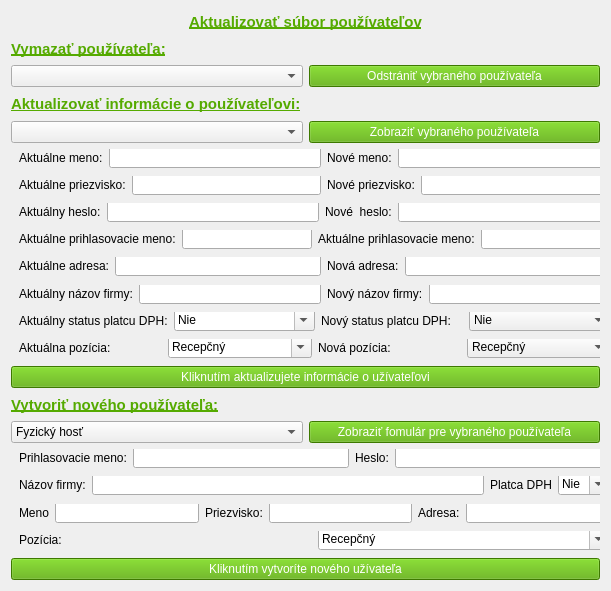
     <widget class="QWidget" name="verticalLayoutWidget_3">
      <property name="geometry">
       <rect>
        <x>10</x>
        <y>10</y>
        <width>611</width>
        <height>591</height>
       </rect>
      </property>
      <layout class="QVBoxLayout" name="verticalLayout_3">
       <item>
        <widget class="QLabel" name="label_12">
         <property name="font">
          <font>
           <family>Segoe UI</family>
           <pointsize>11</pointsize>
           <italic>false</italic>
           <bold>true</bold>
           <underline>true</underline>
          </font>
         </property>
         <property name="styleSheet">
          <string notr="true">color: rgb(85, 170, 0);
font: 700 11pt &quot;Segoe UI&quot;;</string>
         </property>
         <property name="text">
          <string>Aktualizovať súbor používateľov</string>
         </property>
         <property name="alignment">
          <set>Qt::AlignCenter</set>
         </property>
        </widget>
       </item>
       <item>
        <widget class="QLabel" name="label_14">
         <property name="font">
          <font>
           <family>Segoe UI</family>
           <pointsize>11</pointsize>
           <italic>false</italic>
           <bold>true</bold>
           <underline>true</underline>
          </font>
         </property>
         <property name="styleSheet">
          <string notr="true">color: rgb(85, 170, 0);
font: 700 11pt &quot;Segoe UI&quot;;</string>
         </property>
         <property name="text">
          <string>Vymazať používateľa:</string>
         </property>
        </widget>
       </item>
       <item>
        <layout class="QHBoxLayout" name="horizontalLayout">
         <item>
          <widget class="QComboBox" name="vsetciVymazanie">
           <property name="cursor">
            <cursorShape>PointingHandCursor</cursorShape>
           </property>
          </widget>
         </item>
         <item>
          <widget class="QPushButton" name="odstranitUsera">
           <property name="font">
            <font>
             <fontweight>DemiBold</fontweight>
            </font>
           </property>
           <property name="cursor">
            <cursorShape>PointingHandCursor</cursorShape>
           </property>
           <property name="styleSheet">
            <string notr="true">background-color: rgb(85, 170, 0);
color: rgb(255, 255, 255);</string>
           </property>
           <property name="text">
            <string>Odstrániť vybraného používateľa</string>
           </property>
          </widget>
         </item>
        </layout>
       </item>
       <item>
        <widget class="QLabel" name="label_15">
         <property name="font">
          <font>
           <family>Segoe UI</family>
           <pointsize>11</pointsize>
           <italic>false</italic>
           <bold>true</bold>
           <underline>true</underline>
          </font>
         </property>
         <property name="styleSheet">
          <string notr="true">color: rgb(85, 170, 0);
font: 700 11pt &quot;Segoe UI&quot;;</string>
         </property>
         <property name="text">
          <string>Aktualizovať informácie o používateľovi:</string>
         </property>
        </widget>
       </item>
       <item>
        <layout class="QHBoxLayout" name="horizontalLayout_7">
         <item>
          <widget class="QComboBox" name="vsetciAktualizovanie">
           <property name="cursor">
            <cursorShape>PointingHandCursor</cursorShape>
           </property>
          </widget>
         </item>
         <item>
          <widget class="QPushButton" name="zobrazitNaAktulizovanie">
           <property name="font">
            <font>
             <fontweight>DemiBold</fontweight>
            </font>
           </property>
           <property name="cursor">
            <cursorShape>PointingHandCursor</cursorShape>
           </property>
           <property name="styleSheet">
            <string notr="true">background-color: rgb(85, 170, 0);
color: rgb(255, 255, 255);</string>
           </property>
           <property name="text">
            <string>Zobraziť vybraného používateľa</string>
           </property>
          </widget>
         </item>
        </layout>
       </item>
       <item>
        <widget class="QWidget" name="menoAktualiz" native="true">
         <property name="sizePolicy">
          <sizepolicy hsizetype="Ignored" vsizetype="Preferred">
           <horstretch>0</horstretch>
           <verstretch>0</verstretch>
          </sizepolicy>
         </property>
         <property name="minimumSize">
          <size>
           <width>0</width>
           <height>20</height>
          </size>
         </property>
         <widget class="QWidget" name="layoutWidget_7">
          <property name="geometry">
           <rect>
            <x>8</x>
            <y>-7</y>
            <width>591</width>
            <height>31</height>
           </rect>
          </property>
          <layout class="QHBoxLayout" name="changeMenoLayout_8">
           <item>
            <widget class="QLabel" name="label_55">
             <property name="font">
              <font>
               <bold>false</bold>
              </font>
             </property>
             <property name="text">
              <string>Aktuálne meno:</string>
             </property>
            </widget>
           </item>
           <item>
            <widget class="QLineEdit" name="aktualneMeno">
             <property name="cursor">
              <cursorShape>ForbiddenCursor</cursorShape>
             </property>
             <property name="readOnly">
              <bool>true</bool>
             </property>
            </widget>
           </item>
           <item>
            <widget class="QLabel" name="label_56">
             <property name="font">
              <font>
               <fontweight>DemiBold</fontweight>
              </font>
             </property>
             <property name="text">
              <string>Nové meno:</string>
             </property>
            </widget>
           </item>
           <item>
            <widget class="QLineEdit" name="noveMeno"/>
           </item>
          </layout>
         </widget>
        </widget>
       </item>
       <item>
        <widget class="QWidget" name="priezviskoAktualiz" native="true">
         <property name="sizePolicy">
          <sizepolicy hsizetype="Ignored" vsizetype="Preferred">
           <horstretch>0</horstretch>
           <verstretch>0</verstretch>
          </sizepolicy>
         </property>
         <property name="minimumSize">
          <size>
           <width>0</width>
           <height>20</height>
          </size>
         </property>
         <widget class="QWidget" name="layoutWidget">
          <property name="geometry">
           <rect>
            <x>8</x>
            <y>-7</y>
            <width>591</width>
            <height>31</height>
           </rect>
          </property>
          <layout class="QHBoxLayout" name="changeMenoLayout">
           <item>
            <widget class="QLabel" name="label_20">
             <property name="font">
              <font>
               <bold>false</bold>
              </font>
             </property>
             <property name="text">
              <string>Aktuálne priezvisko:</string>
             </property>
            </widget>
           </item>
           <item>
            <widget class="QLineEdit" name="aktualnePriezvisko">
             <property name="cursor">
              <cursorShape>ForbiddenCursor</cursorShape>
             </property>
             <property name="readOnly">
              <bool>true</bool>
             </property>
            </widget>
           </item>
           <item>
            <widget class="QLabel" name="label_21">
             <property name="font">
              <font>
               <fontweight>DemiBold</fontweight>
              </font>
             </property>
             <property name="text">
              <string>Nové priezvisko:</string>
             </property>
            </widget>
           </item>
           <item>
            <widget class="QLineEdit" name="novePriezvisko"/>
           </item>
          </layout>
         </widget>
        </widget>
       </item>
       <item>
        <widget class="QWidget" name="hesloAktualiz" native="true">
         <property name="sizePolicy">
          <sizepolicy hsizetype="Ignored" vsizetype="Preferred">
           <horstretch>0</horstretch>
           <verstretch>0</verstretch>
          </sizepolicy>
         </property>
         <property name="minimumSize">
          <size>
           <width>0</width>
           <height>20</height>
          </size>
         </property>
         <widget class="QWidget" name="layoutWidget_8">
          <property name="geometry">
           <rect>
            <x>8</x>
            <y>-7</y>
            <width>591</width>
            <height>31</height>
           </rect>
          </property>
          <layout class="QHBoxLayout" name="changeMenoLayout_9">
           <item>
            <widget class="QLabel" name="label_57">
             <property name="font">
              <font>
               <bold>false</bold>
              </font>
             </property>
             <property name="text">
              <string>Aktuálny heslo:</string>
             </property>
            </widget>
           </item>
           <item>
            <widget class="QLineEdit" name="aktualneHeslo">
             <property name="cursor">
              <cursorShape>ForbiddenCursor</cursorShape>
             </property>
             <property name="readOnly">
              <bool>true</bool>
             </property>
            </widget>
           </item>
           <item>
            <widget class="QLabel" name="label_58">
             <property name="font">
              <font>
               <fontweight>DemiBold</fontweight>
              </font>
             </property>
             <property name="text">
              <string>Nové  heslo:</string>
             </property>
            </widget>
           </item>
           <item>
            <widget class="QLineEdit" name="noveHeslo"/>
           </item>
          </layout>
         </widget>
        </widget>
       </item>
       <item>
        <widget class="QWidget" name="usernameAktualiz" native="true">
         <property name="sizePolicy">
          <sizepolicy hsizetype="Ignored" vsizetype="Preferred">
           <horstretch>0</horstretch>
           <verstretch>0</verstretch>
          </sizepolicy>
         </property>
         <property name="minimumSize">
          <size>
           <width>0</width>
           <height>20</height>
          </size>
         </property>
         <widget class="QWidget" name="layoutWidget_10">
          <property name="geometry">
           <rect>
            <x>8</x>
            <y>-7</y>
            <width>591</width>
            <height>31</height>
           </rect>
          </property>
          <layout class="QHBoxLayout" name="changeMenoLayout_11">
           <item>
            <widget class="QLabel" name="label_61">
             <property name="text">
              <string>Aktuálne prihlasovacie meno:</string>
             </property>
            </widget>
           </item>
           <item>
            <widget class="QLineEdit" name="aktualneUsername">
             <property name="cursor">
              <cursorShape>ForbiddenCursor</cursorShape>
             </property>
             <property name="readOnly">
              <bool>true</bool>
             </property>
            </widget>
           </item>
           <item>
            <widget class="QLabel" name="label_62">
             <property name="font">
              <font>
               <fontweight>DemiBold</fontweight>
              </font>
             </property>
             <property name="text">
              <string>Aktuálne prihlasovacie meno:</string>
             </property>
            </widget>
           </item>
           <item>
            <widget class="QLineEdit" name="noveUsername"/>
           </item>
          </layout>
         </widget>
        </widget>
       </item>
       <item>
        <widget class="QWidget" name="adresaAktualiz" native="true">
         <property name="sizePolicy">
          <sizepolicy hsizetype="Ignored" vsizetype="Preferred">
           <horstretch>0</horstretch>
           <verstretch>0</verstretch>
          </sizepolicy>
         </property>
         <property name="minimumSize">
          <size>
           <width>0</width>
           <height>20</height>
          </size>
         </property>
         <widget class="QWidget" name="layoutWidget_20">
          <property name="geometry">
           <rect>
            <x>8</x>
            <y>-7</y>
            <width>591</width>
            <height>31</height>
           </rect>
          </property>
          <layout class="QHBoxLayout" name="changeMenoLayout_21">
           <item>
            <widget class="QLabel" name="label_80">
             <property name="text">
              <string>Aktuálne adresa:</string>
             </property>
            </widget>
           </item>
           <item>
            <widget class="QLineEdit" name="aktualnaAdresa">
             <property name="cursor">
              <cursorShape>ForbiddenCursor</cursorShape>
             </property>
             <property name="readOnly">
              <bool>true</bool>
             </property>
            </widget>
           </item>
           <item>
            <widget class="QLabel" name="label_81">
             <property name="font">
              <font>
               <fontweight>DemiBold</fontweight>
              </font>
             </property>
             <property name="text">
              <string>Nová adresa:</string>
             </property>
            </widget>
           </item>
           <item>
            <widget class="QLineEdit" name="novaAdresa"/>
           </item>
          </layout>
         </widget>
        </widget>
       </item>
       <item>
        <widget class="QWidget" name="firmaAktualiz" native="true">
         <property name="sizePolicy">
          <sizepolicy hsizetype="Ignored" vsizetype="Preferred">
           <horstretch>0</horstretch>
           <verstretch>0</verstretch>
          </sizepolicy>
         </property>
         <property name="minimumSize">
          <size>
           <width>0</width>
           <height>20</height>
          </size>
         </property>
         <widget class="QWidget" name="layoutWidget_12">
          <property name="geometry">
           <rect>
            <x>8</x>
            <y>-7</y>
            <width>591</width>
            <height>31</height>
           </rect>
          </property>
          <layout class="QHBoxLayout" name="changeMenoLayout_13">
           <item>
            <widget class="QLabel" name="label_65">
             <property name="text">
              <string>Aktuálny názov firmy:</string>
             </property>
            </widget>
           </item>
           <item>
            <widget class="QLineEdit" name="aktualnaFirma">
             <property name="cursor">
              <cursorShape>ForbiddenCursor</cursorShape>
             </property>
             <property name="readOnly">
              <bool>true</bool>
             </property>
            </widget>
           </item>
           <item>
            <widget class="QLabel" name="label_66">
             <property name="font">
              <font>
               <fontweight>DemiBold</fontweight>
              </font>
             </property>
             <property name="text">
              <string>Nový názov firmy:</string>
             </property>
            </widget>
           </item>
           <item>
            <widget class="QLineEdit" name="novaFirmaNazov"/>
           </item>
          </layout>
         </widget>
        </widget>
       </item>
       <item>
        <widget class="QWidget" name="DPHAktualiz" native="true">
         <property name="sizePolicy">
          <sizepolicy hsizetype="Ignored" vsizetype="Preferred">
           <horstretch>0</horstretch>
           <verstretch>0</verstretch>
          </sizepolicy>
         </property>
         <property name="minimumSize">
          <size>
           <width>0</width>
           <height>20</height>
          </size>
         </property>
         <widget class="QWidget" name="layoutWidget_13">
          <property name="geometry">
           <rect>
            <x>8</x>
            <y>-7</y>
            <width>591</width>
            <height>31</height>
           </rect>
          </property>
          <layout class="QHBoxLayout" name="changeMenoLayout_14">
           <item>
            <widget class="QLabel" name="label_67">
             <property name="text">
              <string>Aktuálny status platcu DPH:</string>
             </property>
            </widget>
           </item>
           <item>
            <widget class="QComboBox" name="aktualneDPH">
             <property name="cursor">
              <cursorShape>ForbiddenCursor</cursorShape>
             </property>
             <property name="editable">
              <bool>true</bool>
             </property>
             <item>
              <property name="text">
               <string>Nie</string>
              </property>
             </item>
             <item>
              <property name="text">
               <string>Áno</string>
              </property>
             </item>
            </widget>
           </item>
           <item>
            <widget class="QLabel" name="label_68">
             <property name="font">
              <font>
               <fontweight>DemiBold</fontweight>
              </font>
             </property>
             <property name="text">
              <string>Nový status platcu DPH:</string>
             </property>
            </widget>
           </item>
           <item>
            <widget class="QComboBox" name="noveDPH">
             <property name="cursor">
              <cursorShape>PointingHandCursor</cursorShape>
             </property>
             <item>
              <property name="text">
               <string>Nie</string>
              </property>
             </item>
             <item>
              <property name="text">
               <string>Áno</string>
              </property>
             </item>
            </widget>
           </item>
          </layout>
         </widget>
        </widget>
       </item>
       <item>
        <widget class="QWidget" name="poziciaAktualiz" native="true">
         <property name="sizePolicy">
          <sizepolicy hsizetype="Ignored" vsizetype="Preferred">
           <horstretch>0</horstretch>
           <verstretch>0</verstretch>
          </sizepolicy>
         </property>
         <property name="minimumSize">
          <size>
           <width>0</width>
           <height>20</height>
          </size>
         </property>
         <widget class="QWidget" name="layoutWidget_14">
          <property name="geometry">
           <rect>
            <x>8</x>
            <y>-7</y>
            <width>591</width>
            <height>31</height>
           </rect>
          </property>
          <layout class="QHBoxLayout" name="changeMenoLayout_15">
           <item>
            <widget class="QLabel" name="label_69">
             <property name="text">
              <string>Aktuálna pozícia:</string>
             </property>
            </widget>
           </item>
           <item>
            <widget class="QComboBox" name="aktualnaPozicia">
             <property name="cursor">
              <cursorShape>ForbiddenCursor</cursorShape>
             </property>
             <property name="editable">
              <bool>true</bool>
             </property>
             <item>
              <property name="text">
               <string>Recepčný</string>
              </property>
             </item>
             <item>
              <property name="text">
               <string>Administrátor</string>
              </property>
             </item>
            </widget>
           </item>
           <item>
            <widget class="QLabel" name="label_70">
             <property name="font">
              <font>
               <fontweight>DemiBold</fontweight>
              </font>
             </property>
             <property name="text">
              <string>Nová pozícia:</string>
             </property>
            </widget>
           </item>
           <item>
            <widget class="QComboBox" name="novaPozicia">
             <property name="cursor">
              <cursorShape>PointingHandCursor</cursorShape>
             </property>
             <item>
              <property name="text">
               <string>Recepčný</string>
              </property>
             </item>
             <item>
              <property name="text">
               <string>Administrátor</string>
              </property>
             </item>
             <item>
              <property name="text">
               <string/>
              </property>
             </item>
            </widget>
           </item>
          </layout>
         </widget>
        </widget>
       </item>
       <item>
        <layout class="QHBoxLayout" name="changeAdresaLayout"/>
       </item>
       <item>
        <widget class="QPushButton" name="aktualizovatUsera">
         <property name="font">
          <font>
           <fontweight>DemiBold</fontweight>
          </font>
         </property>
         <property name="styleSheet">
          <string notr="true">background-color: rgb(85, 170, 0);
color: rgb(255, 255, 255);</string>
         </property>
         <property name="text">
          <string>Kliknutím aktualizujete informácie o užívateľovi</string>
         </property>
        </widget>
       </item>
       <item>
        <widget class="QLabel" name="label_16">
         <property name="font">
          <font>
           <family>Segoe UI</family>
           <pointsize>11</pointsize>
           <italic>false</italic>
           <bold>true</bold>
           <underline>true</underline>
          </font>
         </property>
         <property name="styleSheet">
          <string notr="true">color: rgb(85, 170, 0);
font: 700 11pt &quot;Segoe UI&quot;;</string>
         </property>
         <property name="text">
          <string>Vytvoriť nového používateľa:</string>
         </property>
        </widget>
       </item>
       <item>
        <layout class="QHBoxLayout" name="horizontalLayout_5">
         <item>
          <widget class="QComboBox" name="druhNovehoUsera">
           <property name="cursor">
            <cursorShape>PointingHandCursor</cursorShape>
           </property>
           <item>
            <property name="text">
             <string>Fyzický hosť</string>
            </property>
           </item>
           <item>
            <property name="text">
             <string>Firemný hosť</string>
            </property>
           </item>
           <item>
            <property name="text">
             <string>Recepčná</string>
            </property>
           </item>
           <item>
            <property name="text">
             <string>Administrátor</string>
            </property>
           </item>
          </widget>
         </item>
         <item>
          <widget class="QPushButton" name="zobrazitFormular">
           <property name="font">
            <font>
             <fontweight>DemiBold</fontweight>
            </font>
           </property>
           <property name="cursor">
            <cursorShape>PointingHandCursor</cursorShape>
           </property>
           <property name="styleSheet">
            <string notr="true">background-color: rgb(85, 170, 0);
color: rgb(255, 255, 255);</string>
           </property>
           <property name="text">
            <string>Zobraziť fomulár pre vybraného používateľa</string>
           </property>
          </widget>
         </item>
        </layout>
       </item>
       <item>
        <widget class="QWidget" name="usernamePassword" native="true">
         <property name="sizePolicy">
          <sizepolicy hsizetype="Ignored" vsizetype="Preferred">
           <horstretch>0</horstretch>
           <verstretch>0</verstretch>
          </sizepolicy>
         </property>
         <property name="minimumSize">
          <size>
           <width>0</width>
           <height>20</height>
          </size>
         </property>
         <widget class="QWidget" name="layoutWidget_15">
          <property name="geometry">
           <rect>
            <x>8</x>
            <y>-7</y>
            <width>591</width>
            <height>31</height>
           </rect>
          </property>
          <layout class="QHBoxLayout" name="changeMenoLayout_16">
           <item>
            <widget class="QLabel" name="label_71">
             <property name="font">
              <font>
               <fontweight>DemiBold</fontweight>
              </font>
             </property>
             <property name="text">
              <string>Prihlasovacie meno:</string>
             </property>
            </widget>
           </item>
           <item>
            <widget class="QLineEdit" name="novyUsername">
             <property name="cursor">
              <cursorShape>IBeamCursor</cursorShape>
             </property>
             <property name="readOnly">
              <bool>false</bool>
             </property>
            </widget>
           </item>
           <item>
            <widget class="QLabel" name="label_72">
             <property name="font">
              <font>
               <fontweight>DemiBold</fontweight>
              </font>
             </property>
             <property name="text">
              <string>Heslo:</string>
             </property>
            </widget>
           </item>
           <item>
            <widget class="QLineEdit" name="novyHeslo"/>
           </item>
          </layout>
         </widget>
        </widget>
       </item>
       <item>
        <widget class="QWidget" name="novaFirma" native="true">
         <property name="sizePolicy">
          <sizepolicy hsizetype="Ignored" vsizetype="Preferred">
           <horstretch>0</horstretch>
           <verstretch>0</verstretch>
          </sizepolicy>
         </property>
         <property name="minimumSize">
          <size>
           <width>0</width>
           <height>20</height>
          </size>
         </property>
         <widget class="QWidget" name="layoutWidget_16">
          <property name="geometry">
           <rect>
            <x>8</x>
            <y>-7</y>
            <width>591</width>
            <height>31</height>
           </rect>
          </property>
          <layout class="QHBoxLayout" name="changeMenoLayout_17">
           <item>
            <widget class="QLabel" name="label_73">
             <property name="font">
              <font>
               <fontweight>DemiBold</fontweight>
              </font>
             </property>
             <property name="text">
              <string>Názov firmy:</string>
             </property>
            </widget>
           </item>
           <item>
            <widget class="QLineEdit" name="newFirma">
             <property name="readOnly">
              <bool>false</bool>
             </property>
            </widget>
           </item>
           <item>
            <widget class="QLabel" name="label_74">
             <property name="font">
              <font>
               <fontweight>DemiBold</fontweight>
              </font>
             </property>
             <property name="text">
              <string>Platca DPH</string>
             </property>
            </widget>
           </item>
           <item>
            <widget class="QComboBox" name="newDPH">
             <property name="cursor">
              <cursorShape>PointingHandCursor</cursorShape>
             </property>
             <property name="editable">
              <bool>true</bool>
             </property>
             <item>
              <property name="text">
               <string>Nie</string>
              </property>
             </item>
             <item>
              <property name="text">
               <string>Áno</string>
              </property>
             </item>
            </widget>
           </item>
          </layout>
         </widget>
        </widget>
       </item>
       <item>
        <widget class="QWidget" name="menoPreizviskoNovy" native="true">
         <property name="sizePolicy">
          <sizepolicy hsizetype="Ignored" vsizetype="Preferred">
           <horstretch>0</horstretch>
           <verstretch>0</verstretch>
          </sizepolicy>
         </property>
         <property name="minimumSize">
          <size>
           <width>0</width>
           <height>20</height>
          </size>
         </property>
         <widget class="QWidget" name="layoutWidget_17">
          <property name="geometry">
           <rect>
            <x>8</x>
            <y>-7</y>
            <width>591</width>
            <height>31</height>
           </rect>
          </property>
          <layout class="QHBoxLayout" name="changeMenoLayout_18">
           <item>
            <widget class="QLabel" name="label_75">
             <property name="font">
              <font>
               <fontweight>DemiBold</fontweight>
              </font>
             </property>
             <property name="text">
              <string>Meno</string>
             </property>
            </widget>
           </item>
           <item>
            <widget class="QLineEdit" name="newMeno">
             <property name="readOnly">
              <bool>true</bool>
             </property>
            </widget>
           </item>
           <item>
            <widget class="QLabel" name="label_76">
             <property name="font">
              <font>
               <fontweight>DemiBold</fontweight>
              </font>
             </property>
             <property name="text">
              <string>Priezvisko:</string>
             </property>
            </widget>
           </item>
           <item>
            <widget class="QLineEdit" name="newPriezvisko"/>
           </item>
           <item>
            <widget class="QLabel" name="label_22">
             <property name="font">
              <font>
               <fontweight>DemiBold</fontweight>
              </font>
             </property>
             <property name="text">
              <string>Adresa:</string>
             </property>
            </widget>
           </item>
           <item>
            <widget class="QLineEdit" name="novyAdresa"/>
           </item>
          </layout>
         </widget>
        </widget>
       </item>
       <item>
        <widget class="QWidget" name="novyZamestnanec" native="true">
         <property name="sizePolicy">
          <sizepolicy hsizetype="Ignored" vsizetype="Preferred">
           <horstretch>0</horstretch>
           <verstretch>0</verstretch>
          </sizepolicy>
         </property>
         <property name="minimumSize">
          <size>
           <width>0</width>
           <height>20</height>
          </size>
         </property>
         <widget class="QWidget" name="layoutWidget_18">
          <property name="geometry">
           <rect>
            <x>8</x>
            <y>-7</y>
            <width>591</width>
            <height>31</height>
           </rect>
          </property>
          <layout class="QHBoxLayout" name="changeMenoLayout_19">
           <item>
            <widget class="QLabel" name="label_77">
             <property name="font">
              <font>
               <fontweight>DemiBold</fontweight>
              </font>
             </property>
             <property name="text">
              <string>Pozícia:</string>
             </property>
            </widget>
           </item>
           <item>
            <widget class="QComboBox" name="newPozicia">
             <property name="cursor">
              <cursorShape>PointingHandCursor</cursorShape>
             </property>
             <property name="editable">
              <bool>true</bool>
             </property>
             <item>
              <property name="text">
               <string>Recepčný</string>
              </property>
             </item>
             <item>
              <property name="text">
               <string>Administrátor</string>
              </property>
             </item>
            </widget>
           </item>
          </layout>
         </widget>
        </widget>
       </item>
       <item>
        <widget class="QPushButton" name="vytvoritUsera">
         <property name="font">
          <font>
           <fontweight>DemiBold</fontweight>
          </font>
         </property>
         <property name="cursor">
          <cursorShape>PointingHandCursor</cursorShape>
         </property>
         <property name="styleSheet">
          <string notr="true">background-color: rgb(85, 170, 0);
color: rgb(255, 255, 255);</string>
         </property>
         <property name="text">
          <string>Kliknutím vytvoríte nového užívateľa</string>
         </property>
        </widget>
       </item>
      </layout>
     </widget>
